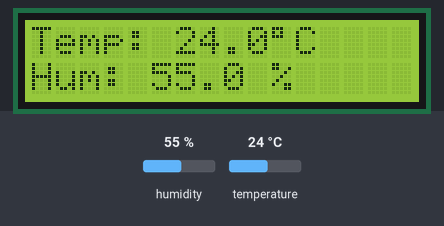
A sketch run on a simulated ESP32. Parts: 16×2 character LCD. Inputs (shaded band) come from the test bench; at power-on: humidity 55 %, temperature 24 °C. What the sketch prints to the serial monitor is not drawn.

Above: at 1.2 s.
1.3 s: humidity set to 22 %
At 3.2 s:
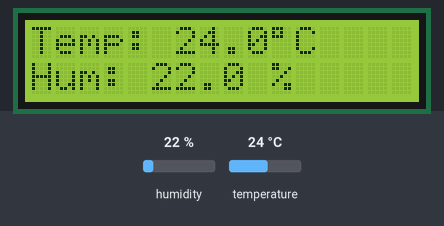
4.1 s: temperature set to 12 °C
At 4.9 s:
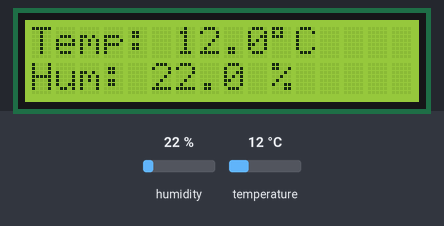
6.9 s: humidity set to 40 %
At 9.5 s:
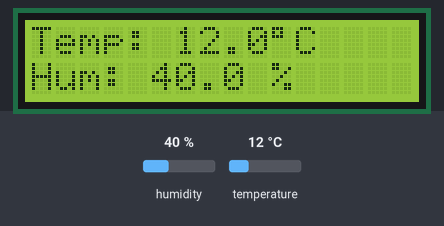
10.0 s: temperature set to 19 °C
At 11.2 s:
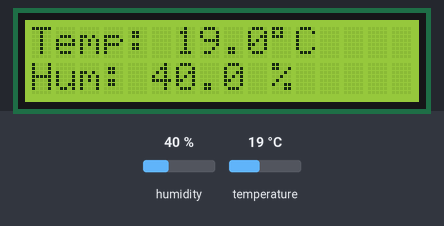
Timing chart, 0 to 13.0 s (numbered marks = the images above; inputs shaded):
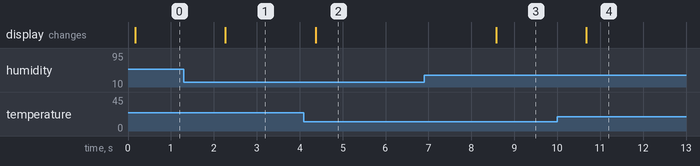

Measured:
- after the input at 1.3 s, the display: changes after 0.97 s (image 1)
- after the input at 4.1 s, the display: changes after 0.27 s (image 2)
- after the input at 6.9 s, the display: changes after 1.7 s (image 3)
- after the input at 10.0 s, the display: changes after 0.68 s (image 4)

The sketch:

SensorYPantalla.ino
```cpp
#include <Wire.h>
#include <Adafruit_AHTX0.h>
#include <LiquidCrystal_I2C.h>

Adafruit_AHTX0 aht;
LiquidCrystal_I2C lcd(0x27, 16, 2);

void setup() {
  Serial.begin(115200);
  Wire.begin(21, 22);
  aht.begin();
  lcd.init();
  lcd.backlight();
}

void loop() {
  sensors_event_t humidity, temp;
  aht.getEvent(&humidity, &temp);
  float t = temp.temperature;
  float h = humidity.relative_humidity;

  Serial.print("Temp: ");
  Serial.print(t);
  Serial.print(" C, Hum: ");
  Serial.print(h);
  Serial.println(" %");

  lcd.setCursor(0, 0);
  lcd.print("Temp: ");
  lcd.print(t, 1);
  lcd.print((char)223);
  lcd.print("C");

  lcd.setCursor(0, 1);
  lcd.print("Hum: ");
  lcd.print(h, 1);
  lcd.print(" %");

  delay(2000);
}
```
